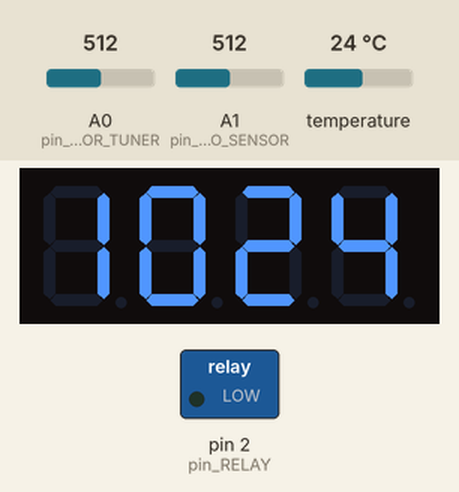
Simulated run of this sketch. Board: Arduino Uno, built with avr-gcc and run on an emulated ATmega328P. Shown: 4-digit seven-segment display, switched loads named in the sketch (green lamp = pin HIGH). Inputs (shaded band) come from the test bench; at power-on: A0 (pin_PHOTOR_TUNER) = 512, A1 (pin_PHOTO_SENSOR) = 512, temperature 24 °C. The local clock reads 2024-03-15 10:24:30 at power-on unless the sketch sets it; pins used as bus, display or sensor lines are not drawn.

Above: at 1.5 s.
1.6 s: A0 (pin_PHOTOR_TUNER) set to 538
At 5.8 s:
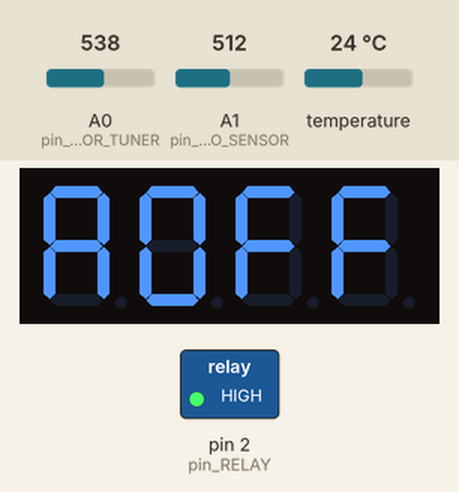
6.3 s: A0 (pin_PHOTOR_TUNER) set to 511
At 11.1 s:
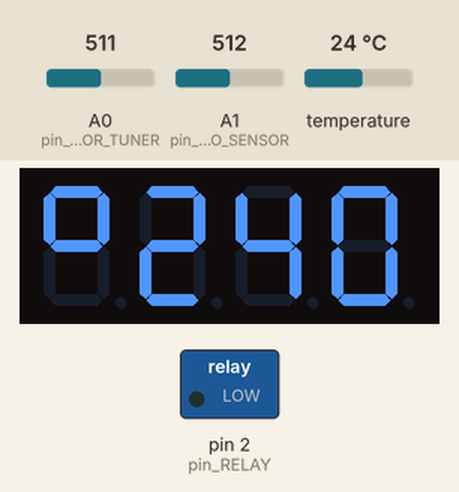
11.7 s: A1 (pin_PHOTO_SENSOR) set to 484
At 15.5 s:
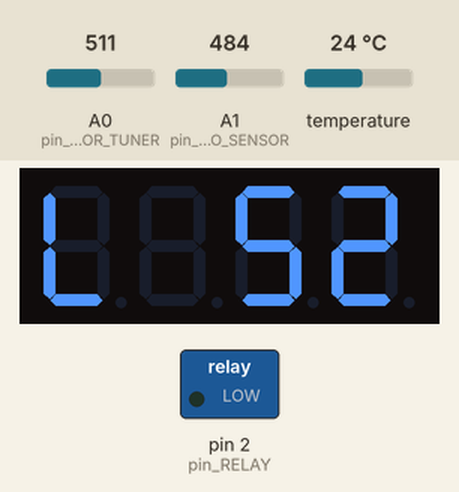
19.3 s: A1 (pin_PHOTO_SENSOR) set to 511
At 26.8 s:
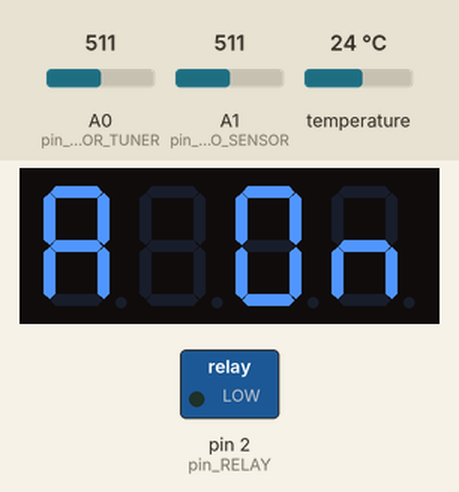
26.9 s: temperature set to 12 °C
At 32.2 s:
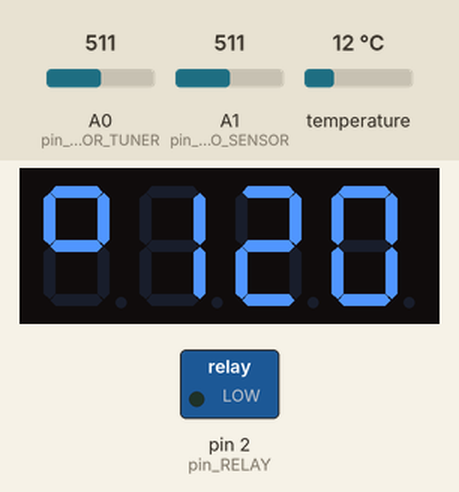
33.2 s: temperature set to 19 °C
At 34.6 s:
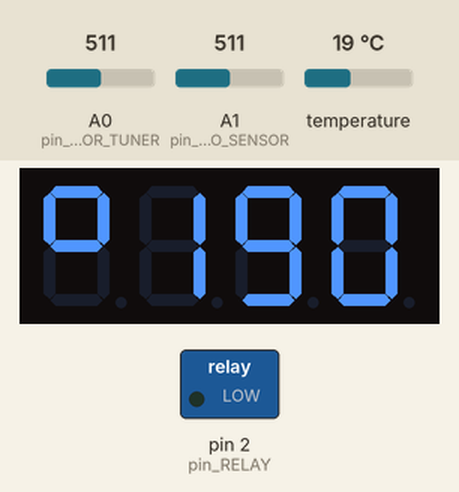
Timing chart, 0 to 36.2 s (numbered marks = the images above; inputs shaded):
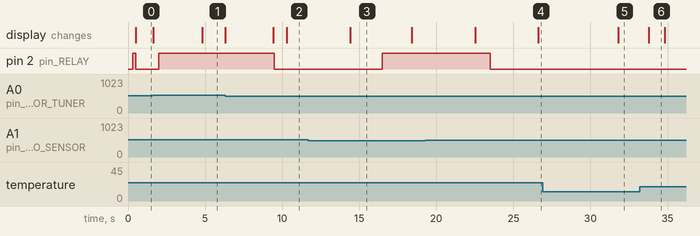

The sketch:

fitolamp3.ino
```cpp
#include <Arduino.h>
#include <OneWire.h>
#include <Wire.h>
#include <TM1637Display.h> // https://github.com/avishorp/TM1637
#include <DallasTemperature.h>  // https://create.arduino.cc/projecthub/TheGadgetBoy/ds18b20-digital-temperature-sensor-and-arduino-9cc806
#include <ResponsiveAnalogRead.h> // https://github.com/dxinteractive/ResponsiveAnalogRead
#include <RTClib.h>


/*       A
 *    +----+
 *  F |  G | B
 *    +----+
 *  E |    | C
 *    +----+
 *       D
 *
 *       Celsius symbol
 *       SEG_A | SEG_B | SEG_F | SEG_G
 *       The letter "S"
 *       SEG_A | SEG_F | SEG_G | SEG_C | SEG_D
 *       The letter "t"
 *       SEG_F | SEG_G | SEG_E | SEG_D
 *       The letter "L"
 *       SEG_F | SEG_E | SEG_D
 *       The letter "E"
 *       SEG_A | SEG_F | SEG_G | SEG_E | SEG_D
 *       The letter "r"
 *       SEG_G | SEG_E
 *       The letter "o"
 *       SEG_G | SEG_C | SEG_E | SEG_D
 *
 *       The letter "O"
 *       SEG_A | SEG_B | SEG_C | SEG_D | SEG_E | SEG_F
 *       The letter "f"
 *       SEG_A | SEG_F | SEG_E | SEG_G
 *       The letter "n"
 *       SEG_E | SEG_G | SEG_C
 *       The letter "R"
 *       SEG_A | SEG_B | SEG_C | SEG_E | SEG_F | SEG_G | SEG_F
 */

#ifndef cbi
#define cbi(sfr, bit) (_SFR_BYTE(sfr) &= ~_BV(bit))
#endif
#ifndef sbi
#define sbi(sfr, bit) (_SFR_BYTE(sfr) |= _BV(bit))
#endif


#define pin_PHOTO_SENSOR  A1  // photoresistor is here
#define pin_PHOTOR_TUNER  A0  // a potentiometr here
#define pin_DISPLAY_CLK   4
#define pin_DISPLAY_DIO   5
#define pin_ONEWIRE       6
#define pin_TEMPSENSOR    pin_ONEWIRE
#define pin_RELAY         2
#define pin_TEMP_POWER    7

//#define logmsg(x)         Serial.print(x);
//#define logmsgln(x)       Serial.println(x);
#define logmsg(x)         ;
#define logmsgln(x)       ;
#define RELAY_ON          LOW
#define RELAY_OFF         HIGH

enum class           DisplayInfo { Time, PhTuner, PhSensor, Temperature, Relay };
DisplayInfo          display_value = DisplayInfo::Time; // Initial value should be set
DisplayInfo          display_old_value = DisplayInfo::PhTuner;
OneWire              onewire(pin_ONEWIRE);       // for DS18B20
TM1637Display        display(pin_DISPLAY_CLK, pin_DISPLAY_DIO);
DallasTemperature    onewire_sensors(&onewire);  // for DS18B20
ResponsiveAnalogRead photor_tuner(pin_PHOTOR_TUNER, true);
ResponsiveAnalogRead phsensor(pin_PHOTO_SENSOR, true);
RTC_DS1307           RTC;
DateTime             system_time;


word                 display_change_delay = 4000; // milliseconds
word                 display_length = 0;
uint16_t             tuner_length = 0;

struct LightInfo_st {
  uint8_t            light_level = 0;
  uint8_t            tuner_level = 0;
  bool               has_crossed_threshold = false;
  uint16_t           length_changed_light = 0;
  bool               phototuning_mode = false;
  int                relayState = RELAY_OFF;
} LightInfo;


void setup() {
  logmsgln("Starting the device ...");
  delay(300);
  Serial.begin(9600);
  display.setBrightness(0x0f);
  tuner_length = display_length = millis();
  onewire_sensors.begin();
  photor_tuner.update();
  phsensor.update();
  pinMode(pin_RELAY, OUTPUT);
  pinMode(pin_TEMP_POWER, OUTPUT);  // I use it as a power source +5V
  digitalWrite(pin_TEMP_POWER, HIGH);
  digitalWrite(pin_RELAY, LightInfo.relayState);
  LightInfo.light_level = phsensor.getValue()/10.23;
  LightInfo.tuner_level = photor_tuner.getValue()/10.23;
  //Wire.begin();
  RTC.begin();
  system_time = RTC.now();
}


DisplayInfo getNextDisplayItem() {
  //return DisplayInfo::PhSensor;
  DisplayInfo result = display_value;
    switch (display_value) {
      case DisplayInfo::Time:
        result = DisplayInfo::Relay;
        logmsgln(" >> Switched to Temperature");
        break;
      case DisplayInfo::Relay:
        result = DisplayInfo::Temperature;
        logmsgln(" >> Switched to Relay");
        break;
      case DisplayInfo::Temperature:
        result = DisplayInfo::PhSensor;
        logmsgln(" >> Switched to Photo Sensor");
        break;
      case DisplayInfo::PhSensor:
        result = DisplayInfo::PhTuner;
        logmsgln(" >> Switched to Light Tuner");
        break;
      case DisplayInfo::PhTuner:
        result = DisplayInfo::Time;
        logmsgln(" >> Switched to System Time");
        break;
    }
    return result;
}


/**
 * ch - a symbol that is being displayed as zero position
 * number - how many digits to display, starting from the end
 * len - how many digits are being displayed
 */
void displayLabeledNumber(word number, const int len, char ch = 0x0) {
  byte data[4];
  byte d0 = number / 1000;
  byte d1 = (number - d0*1000) / 100;
  byte d2 = (number - d0*1000 - d1*100) / 10;
  byte d3 = (number - d0*1000 - d1*100 - d2*10);
  data[0] = (len == 4) ? (display.encodeDigit(d0)) : ch;
  data[1] = (len >= 3) ? (display.encodeDigit(d1)) : 0x0;
  data[2] = (len >= 2) ? (display.encodeDigit(d2)) : 0x0;
  data[3] = (len >= 1) ? (display.encodeDigit(d3)) : 0x0;
  display.setSegments(data, 4, 0);
}


uint8_t new_light_level;
uint8_t new_tuner_level;
bool light_level_changed = false;

void loop() {
  uint16_t running_time = millis();

  // Read PhotoSensor and
  // PhotoTuner values 10 times per sec
  if (running_time % 100 == 0) {
      phsensor.update();
      photor_tuner.update();
      system_time = RTC.now();


      new_light_level = 100 - phsensor.getValue()/10.23;
      new_tuner_level = 100 - photor_tuner.getValue()/10.23;

      if (new_light_level != LightInfo.light_level || new_tuner_level != LightInfo.tuner_level) {
        logmsg("New tuner ");
        logmsg(new_tuner_level);
        logmsg(" or sensor ");
        logmsg(new_light_level);
        logmsgln(" values");
      }


      if (photor_tuner.hasChanged() && abs(new_tuner_level - LightInfo.tuner_level) > 0) {
        // if 1st time rotating tuner
        if (!LightInfo.phototuning_mode) {
          LightInfo.phototuning_mode = true;
          display_old_value = display_value;
          display_value = DisplayInfo::PhTuner;
        }
        tuner_length = running_time;
        // if tuner is not rotating more and waited for a while
      } else if (LightInfo.phototuning_mode && (running_time - tuner_length) > 3000) {
        LightInfo.phototuning_mode = false;
        display_value = display_old_value;
        // if no tuner is rotating, and need to change what to display
      } else if (LightInfo.phototuning_mode != true && (running_time - display_length > display_change_delay)) {
        display_value = getNextDisplayItem();
        display_length = running_time;
      }
        // If no tuner is rotating
      const byte latest_hour = 22, latest_minute = 30;
      if ((system_time.hour() > 4 && system_time.hour() < latest_hour) ||
          (system_time.hour() == latest_hour && system_time.minute() < latest_minute)) {
         if (LightInfo.phototuning_mode) {
           LightInfo.relayState = RELAY_ON ? new_tuner_level >= new_light_level : RELAY_OFF;
           logmsgln("I'm here");
         } else {
           //if (LightInfo.has_crossed_threshold == false) {
             if ((new_light_level > new_tuner_level) && (LightInfo.light_level <= LightInfo.tuner_level) ||
                 (new_light_level <= new_tuner_level) && (LightInfo.light_level > LightInfo.tuner_level)) {
               logmsgln("Threshold is crossed");
               LightInfo.length_changed_light = running_time;
               LightInfo.has_crossed_threshold = true;
             }

             if ((LightInfo.has_crossed_threshold && running_time - LightInfo.length_changed_light > 4000) ||
                 (LightInfo.has_crossed_threshold == false)) {
                 LightInfo.has_crossed_threshold = false;
                 int relay_state; //= RELAY_ON ? new_tuner_level >= new_light_level : RELAY_OFF;
                 if (new_light_level <= new_tuner_level)
                   relay_state = RELAY_ON;
                 else
                   relay_state = RELAY_OFF;
                 LightInfo.relayState = relay_state;
               //logmsgln("Time expired, it's time to set relay");
             }

         }
      } else {
        LightInfo.relayState = RELAY_OFF;
        //logmsgln("Time to sleep");
      }

      LightInfo.tuner_level = new_tuner_level;
      LightInfo.light_level = new_light_level;

      if (running_time % 500 == 0)
        digitalWrite(pin_RELAY, LightInfo.relayState);


    // if a tuner is rotating
    // set that a display should show the changing values
    /*
    if (photor_tuner.hasChanged() && abs(new_tuner_level - LightInfo.tuner_level) > 0) {
      if (LightInfo.phototuning_mode != true) {
        LightInfo.phototuning_mode = true;
        display_old_value = display_value;
        display_value = DisplayInfo::PhTuner;
        logmsgln("Tuner settings changed");
        logmsgln("Changed PhotoTuning mode to True");

      }
      tuner_length = running_time;
      logmsg("New tuner value is ");
      logmsgln(new_tuner_level);
    } else if (LightInfo.phototuning_mode && (running_time - tuner_length) > 3000) {
      display_value = display_old_value;
      LightInfo.phototuning_mode = false;
      logmsgln("Changed PhotoTuning mode to False because of time expired");
    }
    */


/*
    // Detecting whether we should switch a relay state
    if ((new_light_level > new_tuner_level) && (LightInfo.light_level <= LightInfo.tuner_level) ||
        (new_light_level <= new_tuner_level) && (LightInfo.light_level > LightInfo.tuner_level)) {
      LightInfo.length_changed_light = running_time;
      LightInfo.has_crossed_threshold = true;
      logmsgln("Threshold is crossed out");
    }
*/
  /*
    LightInfo.tuner_level = new_tuner_level;
    LightInfo.light_level = new_light_level;

    if ((system_time.hour() > 4 && system_time.hour() < 23) ||
        (system_time.hour() == 23 && system_time.minute() < 59)) {
      if (LightInfo.has_crossed_threshold) {
        if  ((running_time - LightInfo.length_changed_light) > 3000) {
          LightInfo.relayState = RELAY_ON ? new_tuner_level >= new_light_level : RELAY_OFF;
          LightInfo.has_crossed_threshold = false;
          logmsg("Changing relay state to ");
          logmsgln(LightInfo.relayState);
        } else {
          logmsgln("I'm here");
          LightInfo.relayState = RELAY_ON ? new_tuner_level >= new_light_level : RELAY_OFF;
        }
      } else {
        LightInfo.relayState = RELAY_ON ? new_tuner_level >= new_light_level : RELAY_OFF;
        logmsg("Testing this expression as tuner ");
        logmsg(new_tuner_level);
        logmsg(", sensor ");
        logmsgln(new_light_level);
      }
      //logmsg("Write relay state as ");
      //logmsgln(LightInfo.relayState);
    } else {
      LightInfo.relayState = RELAY_OFF;
      logmsgln("Time to sleep");
    }

    // do it once per second just to make sure that
    // actual state is applied in a relay
    if (running_time % 3000 == 0) {
      logmsg("Set relay in a required state ");
      logmsgln(LightInfo.relayState);
      digitalWrite(pin_RELAY, LightInfo.relayState);
    }

    if (LightInfo.phototuning_mode != true && (running_time - display_length > display_change_delay)) {
      logmsgln("===[ Next iteration passed ]===");
      display_value = getNextDisplayItem();
      display_length = running_time;
    }
    */
  }

  switch (display_value) {
    case DisplayInfo::Time:
      if (running_time % 500 == 0) {
        if (RTC.isrunning()) {
          display.showNumberDecEx(system_time.hour()*100 + system_time.minute(), 0, false);
        } else {
          char data[4];
          data[0] = SEG_F | SEG_G | SEG_E | SEG_D;
          data[1] = SEG_A | SEG_F | SEG_G | SEG_E | SEG_D;
          data[2] = SEG_G | SEG_E;
          data[3] = SEG_G | SEG_E;
          display.setSegments(data, 4, 0);
        }
      } // refresh display every half second (500 milliseconds)
      break;

    case DisplayInfo::PhTuner:
      if (running_time % 100 == 0) {
        displayLabeledNumber(LightInfo.tuner_level, 2, SEG_A | SEG_F | SEG_G | SEG_C | SEG_D);
      }
      break;

    case DisplayInfo::PhSensor:
      if (running_time % 200 == 0) {
        displayLabeledNumber(new_light_level, 2, SEG_F | SEG_E | SEG_D);
      }
      break;

    case DisplayInfo::Relay:
      if (running_time % 200 == 0) {
        char data[4] = {SEG_A | SEG_B | SEG_C | SEG_E | SEG_F | SEG_G | SEG_F, 0x0, 0x0, 0x0};
        if (LightInfo.relayState == RELAY_ON) {
          data[2] = SEG_A | SEG_B | SEG_C | SEG_D | SEG_E | SEG_F;
          data[3] = SEG_E | SEG_G | SEG_C;
        } else if (LightInfo.relayState == RELAY_OFF) {
          data[1] = SEG_A | SEG_B | SEG_C | SEG_D | SEG_E | SEG_F;
          data[2] = SEG_A | SEG_F | SEG_E | SEG_G;
          data[3] = SEG_A | SEG_F | SEG_E | SEG_G;
        } else {
          data[1] = SEG_A | SEG_F | SEG_G | SEG_E | SEG_D;
          data[2] = SEG_G | SEG_E;
          data[3] = SEG_G | SEG_E;
        }
        //logmsg("Relay state is ");
        //logmsgln(LightInfo.relayState);
        display.setSegments(data, 4, 0);
      }
      break;

    case DisplayInfo::Temperature:
      if (running_time % 500 == 0) {
        onewire_sensors.requestTemperatures();
        float tempsensor_value = onewire_sensors.getTempCByIndex(0);
        //logmsg("Read temperature ");
        //logmsgln(tempsensor_value);
        displayLabeledNumber(tempsensor_value*10, 3, SEG_A | SEG_B | SEG_F | SEG_G);
      }
      break;

    default:
      display_value = DisplayInfo::Time;
      break;
  }
}
```

Measured:
- the behaviour switches between 521 and 522 on A0 (pin_PHOTOR_TUNER) (found by bisection; images 0 and 1)
- the behaviour switches between 502 and 501 on A1 (pin_PHOTO_SENSOR) (found by bisection; images 2 and 3)
- after the input at 1.6 s, pin 2 (pin_RELAY): LOW → HIGH after 0.40 s; the display: first changes at once (image 1 shows a later state)
- after the input at 6.3 s, pin 2 (pin_RELAY): HIGH → LOW after 3.2 s; the display: first changes at once (image 2 shows a later state)
- after the input at 11.7 s, pin 2 (pin_RELAY): LOW → HIGH after 4.8 s
- after the input at 19.3 s, pin 2 (pin_RELAY): HIGH → LOW after 4.2 s; the display: first differs from a run without the input after 7.3 s (image 4)
- after the input at 26.9 s, the display: changes after 4.9 s (image 5)
- after the input at 33.2 s, the display: changes after 0.59 s (image 6)
